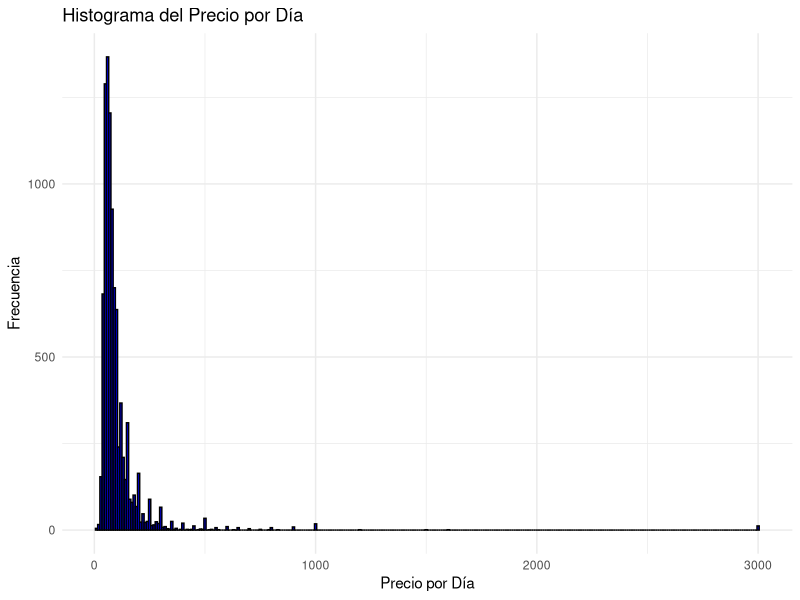
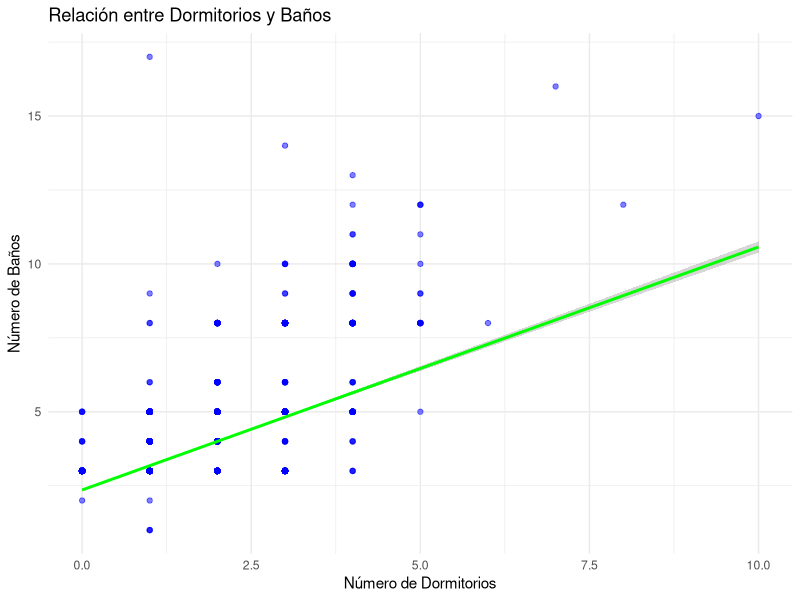
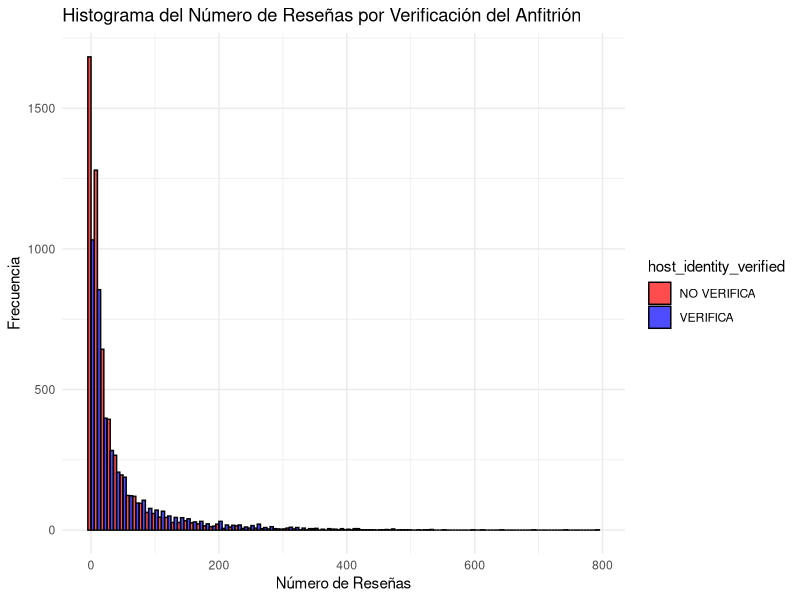
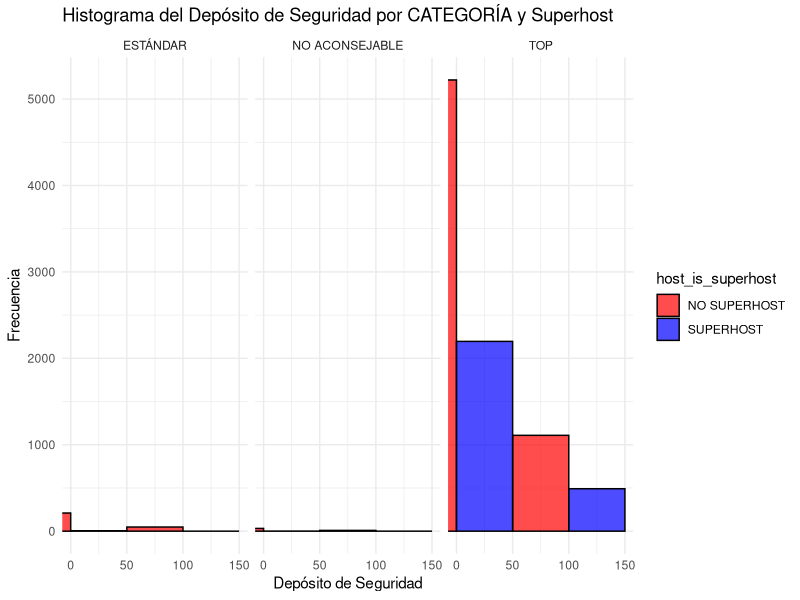

R code for these plots, in order:
## ---- chunk 1
library(dplyr)
library(ggplot2)
## ---- chunk 2
# Cargar el archivo CSV como DataFrame
datos_airbnb <- read.csv("Airbnb_Milan.csv")

## ---- chunk 3
# Seleccionar las columnas deseadas
nuevo_dataframe <- datos_airbnb[, c("host_is_superhost", 
                                     "host_identity_verified", 
                                     "bathrooms", 
                                     "bedrooms", 
                                     "daily_price", 
                                     "security_deposit", 
                                     "minimum_nights", 
                                     "number_of_reviews", 
                                     "review_scores_rating")]
## ---- chunk 4
# Cambiar los factores de la variable host_is_superhost a si o no en funcion de 0 o 1 
nuevo_dataframe <- nuevo_dataframe %>% 
  mutate(host_is_superhost = recode(host_is_superhost, 
                                     `0` = "NO", 
                                     `1` = "SI"))
## ---- chunk 5
# Cambiar los factores de la variable host_identity_verified a verifica o no en funcion de 0 o 1
nuevo_dataframe <- nuevo_dataframe %>%
  mutate(host_identity_verified = recode(host_identity_verified, 
                                          `0` = "NO VERIFICA", 
                                          `1` = "VERIFICA"))

## ---- chunk 6
# Mostrar un resumen estadístico de los datos
summary(nuevo_dataframe)
## ---- chunk 7
# Filtrar el dataset por apartamentos con mínimo de noches igual o menor a siete
filtro_apartamentos <- nuevo_dataframe %>%
  filter(minimum_nights <= 7)
## ---- chunk 8
# Comprobar si la columna 'daily_price' es numérica para posteriormente poder hacer operaciones con el valor.
is_numeric <- is.numeric(nuevo_dataframe$daily_price)

# Mostrar el resultado
is_numeric
## ---- chunk 9
# Calcular el precio medio por día en función de la verificación del anfitrión
precio_medio_por_verificacion <- nuevo_dataframe %>%
  group_by(host_identity_verified) %>%
  summarise(precio_medio = mean(daily_price, na.rm = TRUE))

# Mostrar los resultados
precio_medio_por_verificacion
## ---- chunk 10
# Calcular el número total de reseñas por cada grupo de superhost
reseñas_por_superhost <- nuevo_dataframe %>%
  group_by(host_is_superhost) %>%
  summarise(total_reseñas = sum(number_of_reviews, na.rm = TRUE))

reseñas_por_superhost
# Determinar quién tiene más reseñas
mayor_reseñas <- reseñas_por_superhost %>%
  filter(total_reseñas == max(total_reseñas))

# Imprimir el resultado
cat("El grupo con más reseñas es:", mayor_reseñas$host_is_superhost, 
    "con un total de", mayor_reseñas$total_reseñas, "reseñas.\n")
## ---- chunk 11
# Crear un vector categórico CATEGORÍA basado en review_scores_rating
nuevo_dataframe <- nuevo_dataframe %>%
  mutate(CATEGORÍA = case_when(
    review_scores_rating >= 0 & review_scores_rating <= 49 ~ "NO ACONSEJABLE",
    review_scores_rating >= 50 & review_scores_rating <= 75 ~ "ESTÁNDAR",
    review_scores_rating >= 76 & review_scores_rating <= 100 ~ "TOP",
    TRUE ~ NA_character_  # Para manejar cualquier valor fuera de rango
  ))


## ---- chunk 12
# Mostrar las frecuencias de la variable CATEGORÍA
frecuencias_categoria <- table(nuevo_dataframe$CATEGORÍA)

# Imprimir las frecuencias
print(frecuencias_categoria)

## ---- chunk 13
# Crear el histograma del precio por día
ggplot(nuevo_dataframe, aes(x = daily_price)) +
  geom_histogram(binwidth = 10, fill = "blue", color = "black") +
  labs(title = "Histograma del Precio por Día", 
       x = "Precio por Día", 
       y = "Frecuencia") +
  theme_minimal()
## ---- chunk 14
# Crear un gráfico de dispersión para estudiar la relación entre dormitorios y baños
ggplot(nuevo_dataframe, aes(x = bedrooms, y = bathrooms)) +
  geom_point(color = "blue", alpha = 0.5) +  # Puntos azules con un poco de transparencia
  labs(title = "Relación entre Dormitorios y Baños", 
       x = "Número de Dormitorios", 
       y = "Número de Baños") +
  theme_minimal() +
  geom_smooth(method = "lm", color = "green")  # Línea de tendencia

## ---- chunk 15
# Crear un histograma del número de reseñas ajustando el binwidth
ggplot(nuevo_dataframe, aes(x = number_of_reviews, fill = host_identity_verified)) +
  geom_histogram(binwidth = 10, position = "dodge", color = "black", alpha = 0.7) +
  labs(title = "Histograma del Número de Reseñas por Verificación del Anfitrión", 
       x = "Número de Reseñas", 
       y = "Frecuencia") +
  theme_minimal() +
  scale_fill_manual(values = c("NO VERIFICA" = "red", "VERIFICA" = "blue"))  # Colores personalizados


## ---- chunk 16
# Asegurarse de que host_is_superhost sea un factor con niveles correctos, modificamos el trabajo hecho anteriormente para cambiar los valores de columnas a NO SUPERHOST si es valor 0 y SUPERHOST si es valor 1, posteriormente hacemos el histograma.

nuevo_dataframe$host_is_superhost <- factor(nuevo_dataframe$host_is_superhost,
                                             levels = c("NO", "SI"),
                                             labels = c("NO SUPERHOST", "SUPERHOST"))

# Crear un histograma del depósito de seguridad por CATEGORÍA y superhost
ggplot(nuevo_dataframe, aes(x = security_deposit, fill = host_is_superhost)) +
  geom_histogram(binwidth = 100, position = "dodge", color = "black", alpha = 0.7) +
  facet_wrap(~ CATEGORÍA) +  # Crear un gráfico para cada categoría
  labs(title = "Histograma del Depósito de Seguridad por CATEGORÍA y Superhost", 
       x = "Depósito de Seguridad", 
       y = "Frecuencia") +
  scale_fill_manual(values = c("NO SUPERHOST" = "red", "SUPERHOST" = "blue")) +  # Colores personalizados
  theme_minimal() +
  coord_cartesian(xlim = c(0, NA))  # Asegurarse de que el eje x no muestre valores negativos
